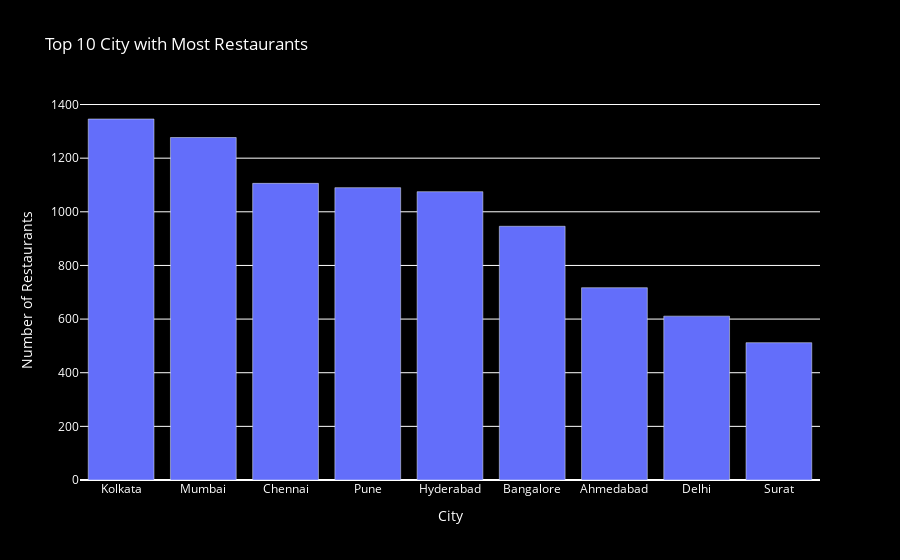

The notebook cell saved with this chart:
### Markdown cell above
<!-- from IPython.core.display import display, HTML

# HTML content with styled box
iframe_html = """ -->
<div style="
    margin: 20px auto; 
    width: 90%; 
    max-width: 960px; 
    background-color: orange; 
    border: 2px solid #FF8C00; 
    border-radius: 10px; 
    box-shadow: 0px 4px 8px rgba(0, 0, 0, 0.2); 
    text-align: center; 
    padding: 20px;
">
    <img src="https://cdn.iconscout.com/icon/free/png-256/kaggle-3628725-3029320.png" alt="Kaggle Logo" style="width: 50px; margin-bottom: 10px;">
    <h2 style="color: white; font-family: Arial, sans-serif; margin: 10px 0;">Data Analysis</h2>
</div>

### Code cell
Top_10_City	= df['City'].value_counts()
Top_10_City
fig = px.bar(Top_10_City, x=Top_10_City.index, y=Top_10_City.values, title='Top 10 City with Most Restaurants')

fig.update_xaxes(title_text='City', title_font_color='white')  
fig.update_yaxes(title_text='Number of Restaurants', title_font_color='white')  

fig.update_layout(
    paper_bgcolor='black', 
    plot_bgcolor='black',
    font_color='white'
)

fig.show()

### Figure 1 — Plotly figure (JSON) as saved in the notebook; plotly's stock layout.template omitted (floating-point values rounded to 4 significant figures)
{"data": [{"alignmentgroup": "True", "hovertemplate": "City=%{x}<br>y=%{y}<extra></extra>", "legendgroup": "", "marker": {"color": "#636efa", "pattern": {"shape": ""}}, "name": "", "offsetgroup": "", "orientation": "v", "showlegend": false, "textposition": "auto", "type": "bar", "x": ["Kolkata", "Mumbai", "Chennai", "Pune", "Hyderabad", "Bangalore", "Ahmedabad", "Delhi", "Surat"], "xaxis": "x", "y": [1346, 1277, 1106, 1090, 1075, 946, 717, 611, 512], "yaxis": "y"}], "layout": {"autosize": true, "barmode": "relative", "font": {"color": "white"}, "legend": {"tracegroupgap": 0}, "paper_bgcolor": "black", "plot_bgcolor": "black", "title": {"text": "Top 10 City with Most Restaurants"}, "xaxis": {"anchor": "y", "autorange": true, "domain": [0, 1], "range": [-0.5, 8.5], "title": {"font": {"color": "white"}, "text": "City"}, "type": "category"}, "yaxis": {"anchor": "x", "autorange": true, "domain": [0, 1], "range": [0, 1417.0], "title": {"font": {"color": "white"}, "text": "Number of Restaurants"}, "type": "linear"}}}
